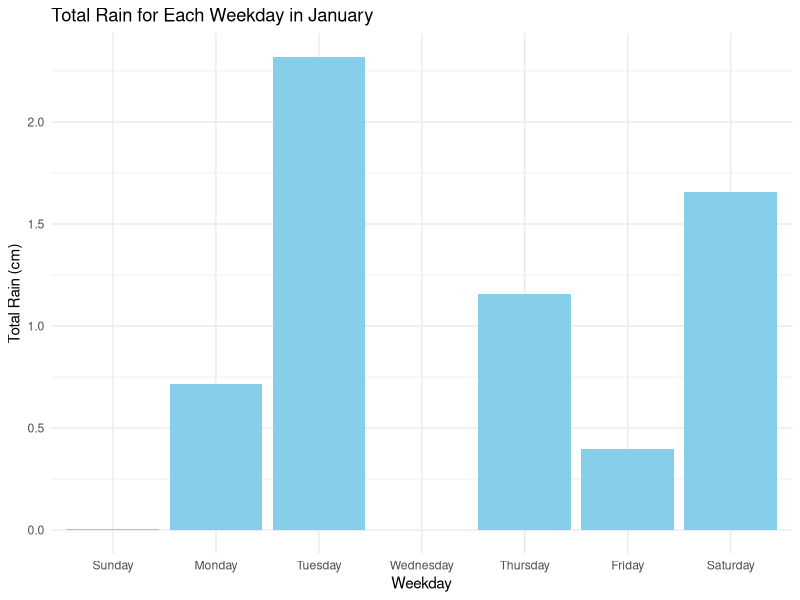
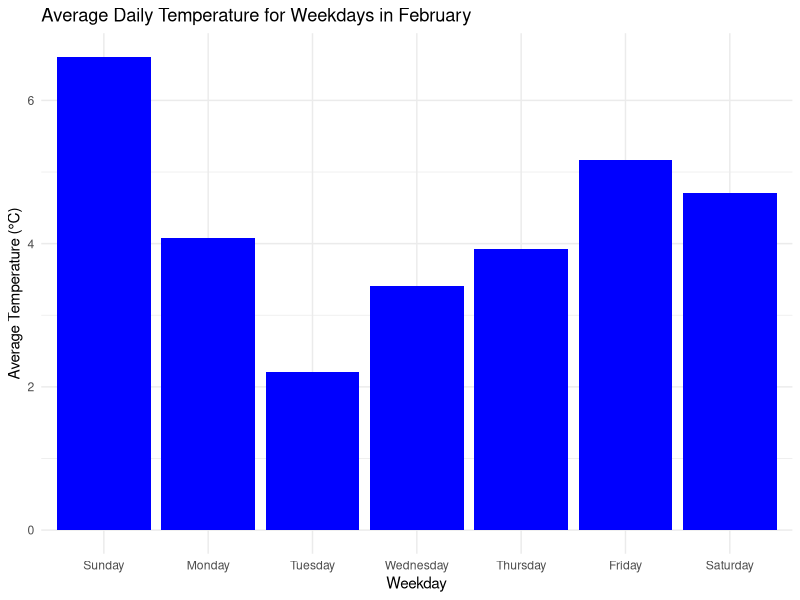
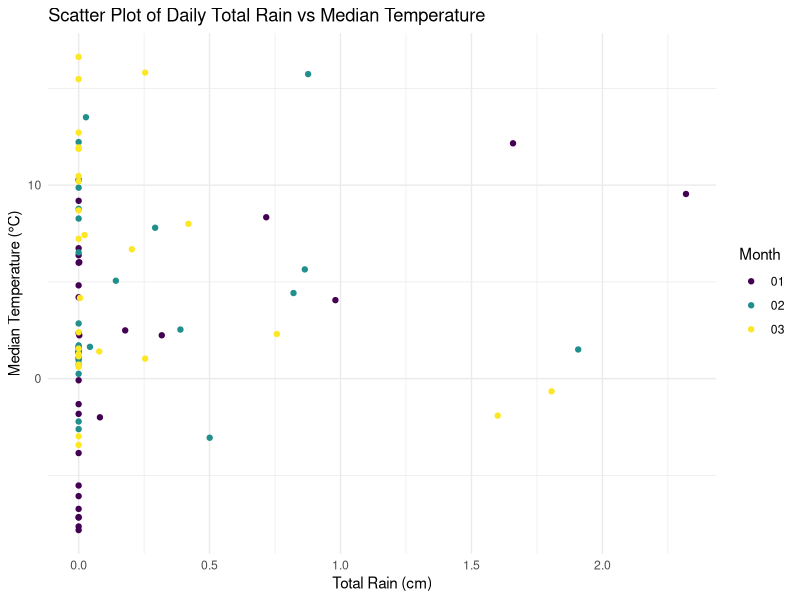

These figures' R source, in order: (Note: this script raises an error after producing the figures.)
## ---- chunk 1

library(tidyverse)
library(dplyr)
library(lubridate)

url <- "https://docs.google.com/spreadsheets/d/1Mk1YGH9LqjF7drJE-td1G_JkdADOU0eMlrP01WFBT8s/pub?gid=0&single=true&output=csv"

# Read in the data
rice <- read_csv("RiceRiversCenter_PierWaterQualityData_2014 - Data.csv")

# 1. Make Date object
rice$DateTime <- as.POSIXct(rice$DateTime, format="%m/%d/%Y %I:%M:%S %p")

# 2. Create month and weekday objects
 rice$Month <- format(rice$DateTime, "%m")
    rice$Day <- format(rice$DateTime, "%d")
    rice$Weekday <- weekdays(rice$DateTime)
    
 rice$Month <- factor(rice$Month, levels = sprintf("%02d", 1:12), ordered = TRUE)
 
rice$Weekday <- factor(rice$Weekday, 
                       levels = c("Sunday", "Monday", "Tuesday", "Wednesday", "Thursday", "Friday", "Saturday"), 
                       ordered = TRUE)


# 3. Convert Fahrenheit to Celsius
rice$AirTempC <- (rice$AirTempF - 32) * 5 / 9  


 rice$Rain_cm <- rice$Rain_in * 2.54

# 4. Get rid of extra data
rice <- select(rice, -RecordID, -WindSpeed_mph, -RelHumidity, -AirTempF, -PH_mv, -Rain_in, -Depth_ft)  # Remove unnecessary columns

# 5. Reorder the columns
rice <- rice %>% select(DateTime, Month, Weekday, everything())  # Reorder columns


view(rice)

# 1. Total Rain for Each Weekday in January
january_rain <- rice %>%
  filter(Month == "01") %>%
  group_by(Weekday) %>%
  summarise(Total_Rain = sum(Rain_cm, na.rm = TRUE))

# Plot Total Rain for Each Weekday in January
ggplot(january_rain, aes(x = Weekday, y = Total_Rain)) +
  geom_bar(stat = "identity", fill = "skyblue") +
  labs(title = "Total Rain for Each Weekday in January", x = "Weekday", y = "Total Rain (cm)") +
  theme_minimal()

# 2. Average daily temperature for weekdays in February
february_temp <- rice %>%
  filter(Month == "02") %>%
  group_by(Weekday) %>%
  summarise(Average_Temp = mean(AirTempC, na.rm = TRUE))

# Plot Average daily temperature for weekdays in February
ggplot(february_temp, aes(x = Weekday, y = Average_Temp)) +
  geom_bar(stat = "identity", fill = "blue") +
  labs(title = "Average Daily Temperature for Weekdays in February", x = "Weekday", y = "Average Temperature (°C)") +
  theme_minimal()

# 3. Water depth on Valentine's Day (February 14)
valentine_depth <- rice %>%
  filter(Month == "02", Day == "14") %>%
  summarise(Water_Depth = mean(Depth_m, na.rm = TRUE))

# Display water depth on Valentine's Day
valentine_depth

# 4. Scatter plot of Daily Total Rain and Daily Median Temperature grouped by month
daily_summary <- rice %>%
  group_by(Date = as.Date(DateTime), Month) %>%
  summarise(Total_Rain = sum(Rain_cm, na.rm = TRUE),
            Median_Temp = median(AirTempC, na.rm = TRUE))

# Scatter plot of Daily Total Rain vs Daily Median Temperature
ggplot(daily_summary, aes(x = Total_Rain, y = Median_Temp, color = Month)) +
  geom_point() +
  labs(title = "Scatter Plot of Daily Total Rain vs Median Temperature", x = "Total Rain (cm)", y = "Median Temperature (°C)") +
  theme_minimal()

z # Ensure there are no missing values

week_of_jan_8 <- rice %>%
  filter(DateTime >= "2014-01-08" & DateTime <= "2014-01-14") %>%
  drop_na(WindDir)  # Ensure there are no missing values

# Create a polar plot of wind direction during the week
ggplot(week_of_jan_8, aes(x = WindDir)) +
  geom_histogram(binwidth = 10, fill = "lightblue", color = "black") +
  coord_polar(start = 0) +
  labs(title = "Wind Direction during the Week Containing January 8th", 
       x = "Wind Direction (Degrees)", 
       y = "Frequency") +
  theme_minimal()




